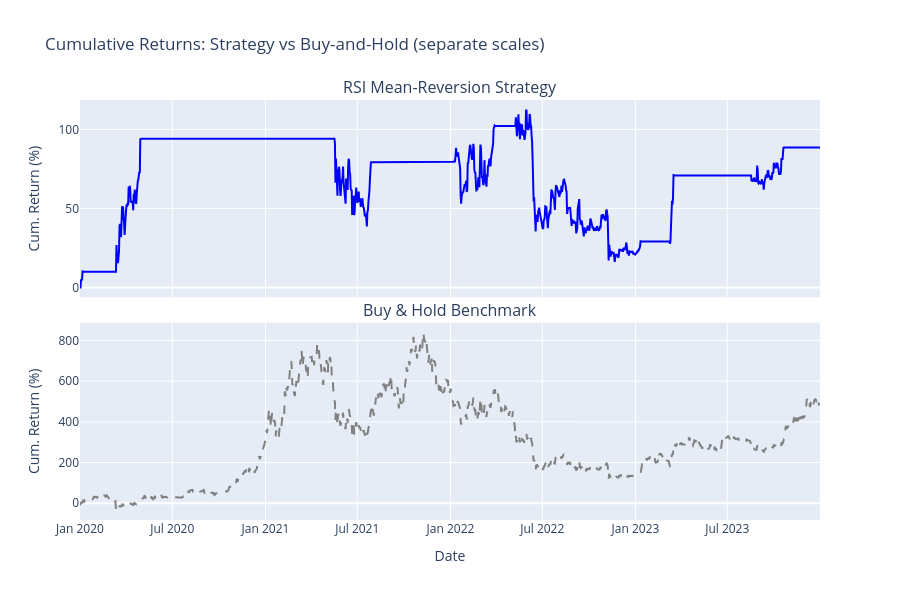

The code cell stored with this chart in its notebook:
### Code cell
# Plot cumulative returns comparison — separate panels so the order-of-magnitude
# gap (B&H ~800% vs RSI ~80%) does not collapse the strategy line at this scale.
fig = make_subplots(
    rows=2,
    cols=1,
    shared_xaxes=True,
    vertical_spacing=0.06,
    subplot_titles=("RSI Mean-Reversion Strategy", "Buy & Hold Benchmark"),
)

strategy_cum = (np.array(ec.values) / INITIAL_CASH - 1) * 100
bh_cum = (bh_equity / INITIAL_CASH - 1) * 100

fig.add_trace(
    go.Scatter(
        x=ec.timestamps, y=strategy_cum.tolist(), name="RSI Strategy", line=dict(color="blue")
    ),
    row=1,
    col=1,
)
fig.add_trace(
    go.Scatter(
        x=prices_df["timestamp"].to_list(),
        y=bh_cum.tolist(),
        name="Buy & Hold",
        line=dict(color="gray", dash="dash"),
    ),
    row=2,
    col=1,
)
fig.update_yaxes(title_text="Cum. Return (%)", row=1, col=1)
fig.update_yaxes(title_text="Cum. Return (%)", row=2, col=1)
fig.update_xaxes(title_text="Date", row=2, col=1)
fig.update_layout(
    title="Cumulative Returns: Strategy vs Buy-and-Hold (separate scales)",
    height=600,
    showlegend=False,
)
fig.show()

### Figure 1 — Plotly figure (JSON) as saved in the notebook; plotly's stock layout.template omitted (floating-point values rounded to 4 significant figures; data arrays with more than 128 entries replaced by an {"elided": "..."} marker saying what was removed)
{"data": [{"line": {"color": "blue"}, "name": "RSI Strategy", "type": "scatter", "x": {"elided": "1461 str values"}, "xaxis": "x", "y": {"elided": "1461 float values"}, "yaxis": "y"}, {"line": {"color": "gray", "dash": "dash"}, "name": "Buy & Hold", "type": "scatter", "x": {"elided": "1461 str values"}, "xaxis": "x2", "y": {"elided": "1461 float values"}, "yaxis": "y2"}], "layout": {"annotations": [{"font": {"size": 16}, "showarrow": false, "text": "RSI Mean-Reversion Strategy", "x": 0.5, "xanchor": "center", "xref": "paper", "y": 1.0, "yanchor": "bottom", "yref": "paper"}, {"font": {"size": 16}, "showarrow": false, "text": "Buy & Hold Benchmark", "x": 0.5, "xanchor": "center", "xref": "paper", "y": 0.47, "yanchor": "bottom", "yref": "paper"}], "height": 600, "showlegend": false, "title": {"text": "Cumulative Returns: Strategy vs Buy-and-Hold (separate scales)"}, "xaxis": {"anchor": "y", "domain": [0.0, 1.0], "matches": "x2", "showticklabels": false}, "xaxis2": {"anchor": "y2", "domain": [0.0, 1.0], "title": {"text": "Date"}}, "yaxis": {"anchor": "x", "domain": [0.53, 1.0], "title": {"text": "Cum. Return (%)"}}, "yaxis2": {"anchor": "x2", "domain": [0.0, 0.47], "title": {"text": "Cum. Return (%)"}}}}
